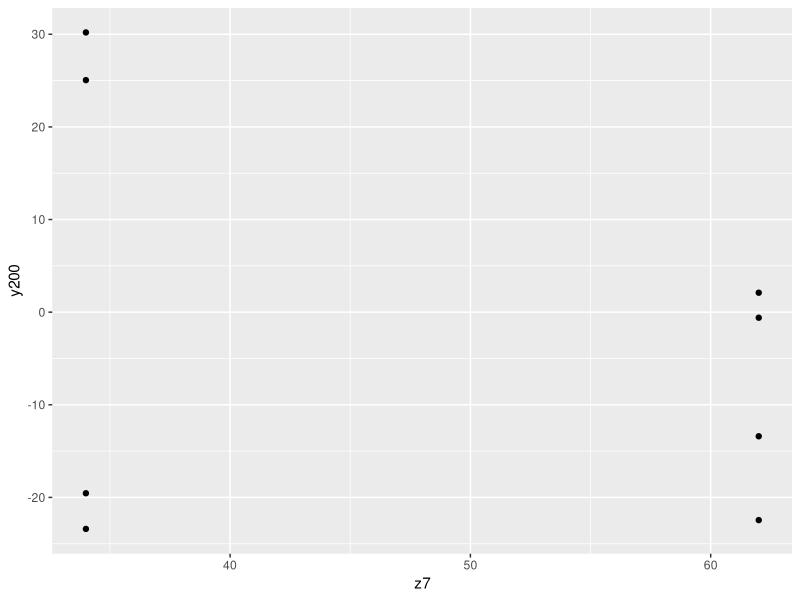
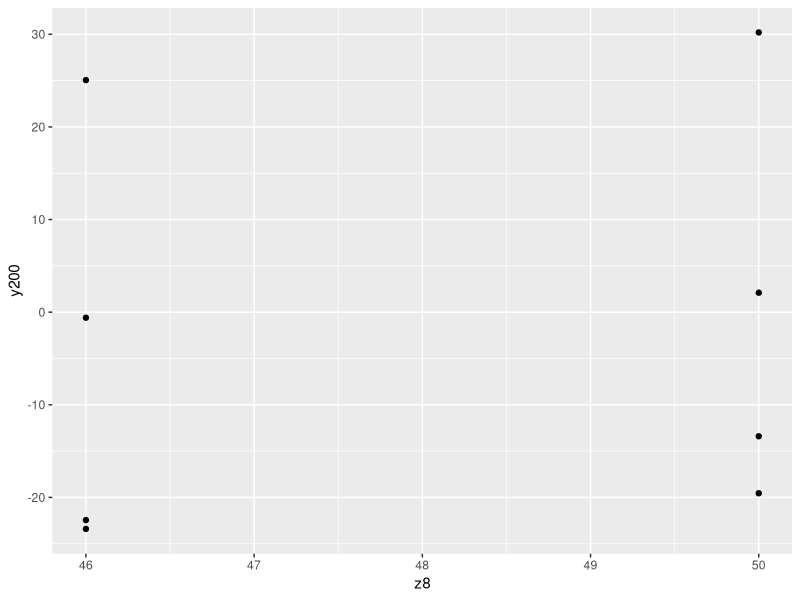
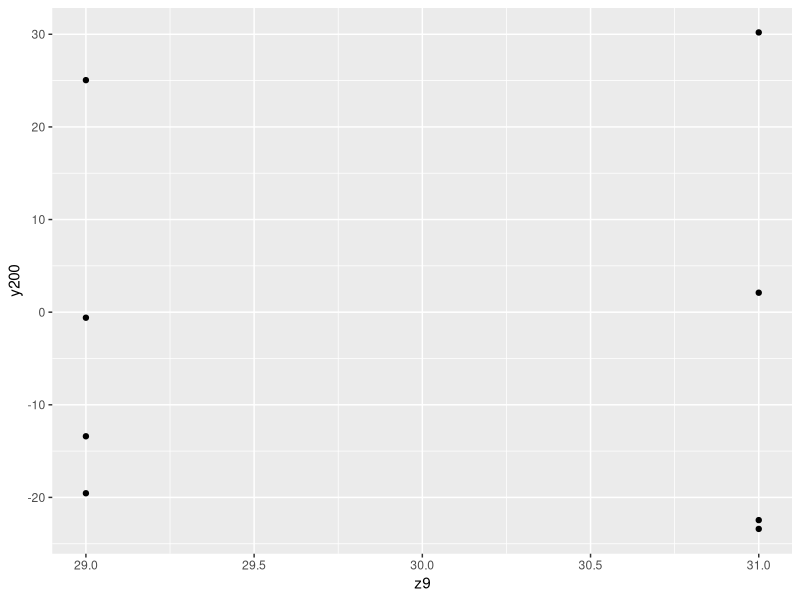
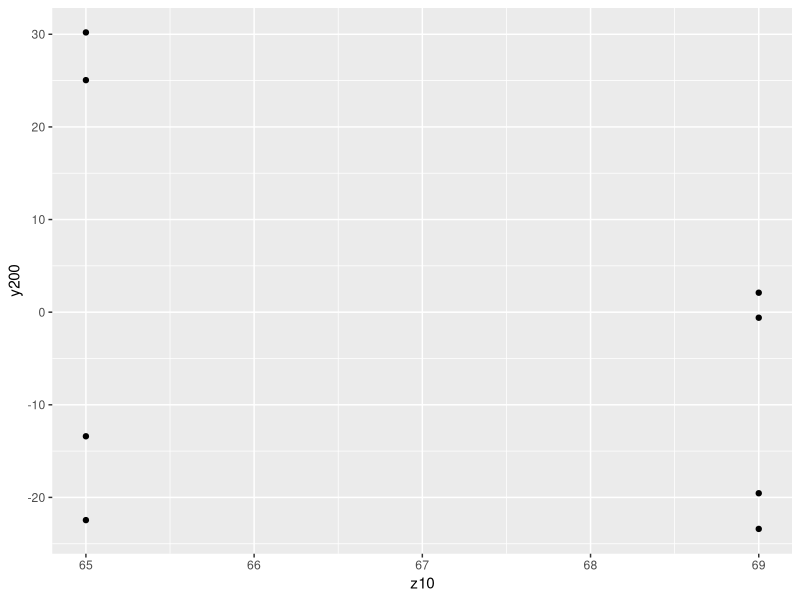
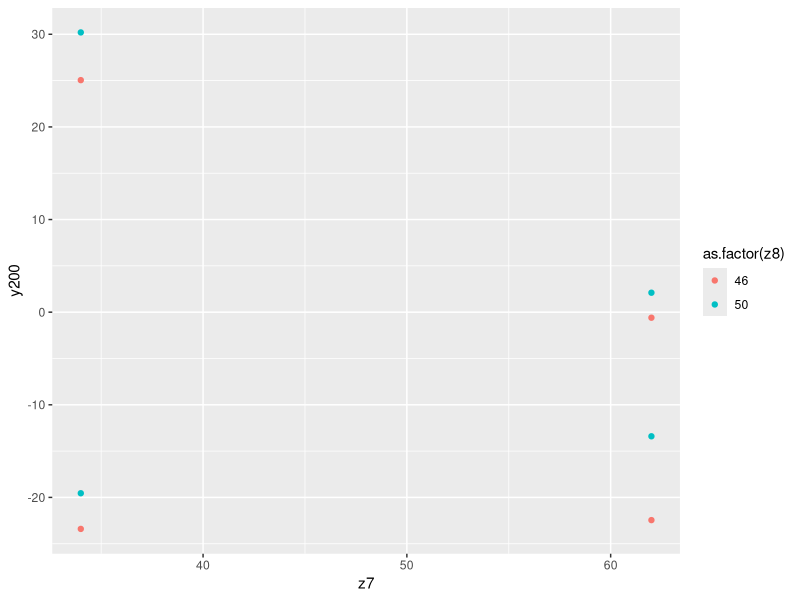
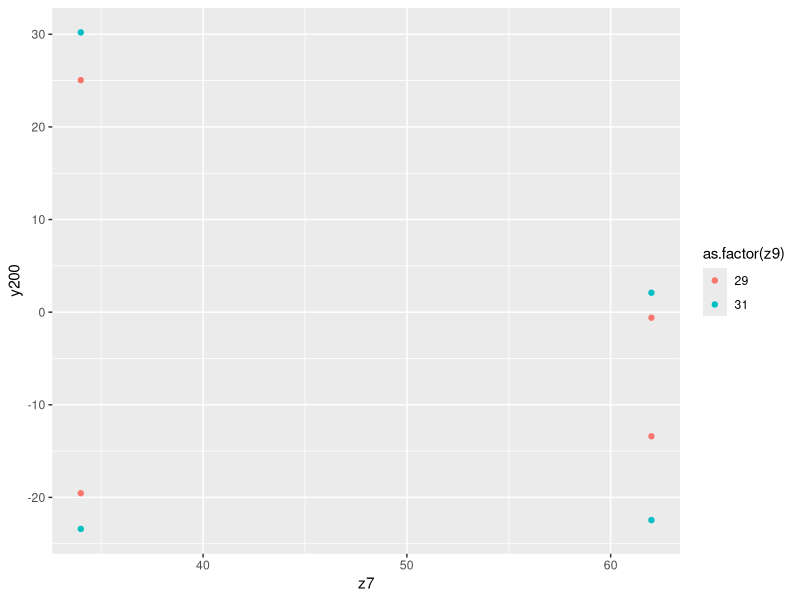
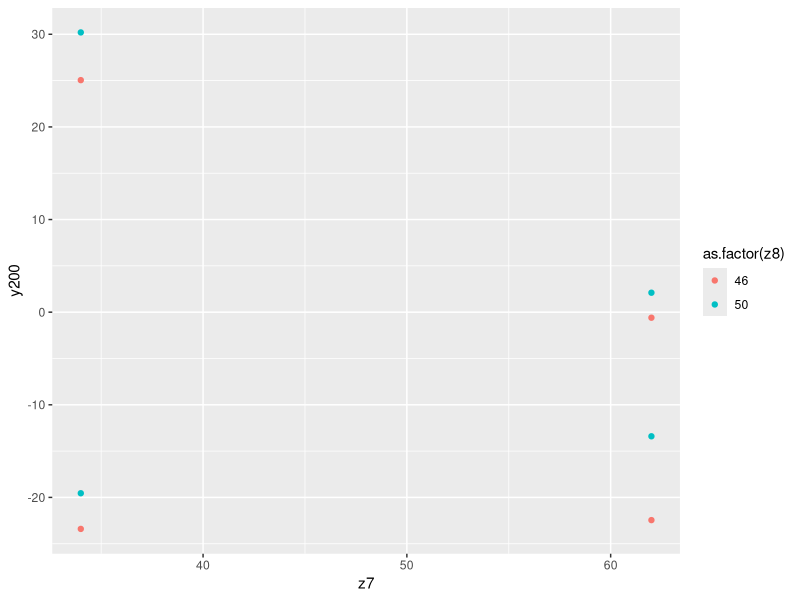
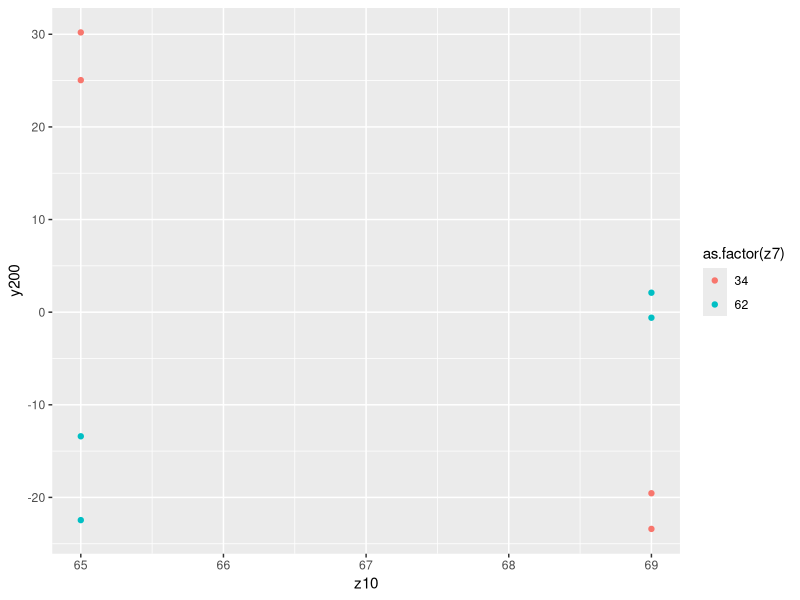

R code for these plots, in order:
library(ggplot2)

fact.df <- read.delim("half_factorial1.tsv")

fact.df

fact.model <- aov(y200 ~ as.factor(z7) + as.factor(z8) + as.factor(z9) + as.factor(z10), 
    data=fact.df)
summary(fact.model)

fact.model <- aov(y200 ~ as.factor(z7)*as.factor(z10) + as.factor(z8) * as.factor(z9), 
                  data=fact.df)
summary(fact.model)


ggplot(data=fact.df) + geom_point(aes(x=z7, y=y200))
ggplot(data=fact.df) + geom_point(aes(x=z8, y=y200))
ggplot(data=fact.df) + geom_point(aes(x=z9, y=y200))
ggplot(data=fact.df) + geom_point(aes(x=z10, y=y200))
ggplot(data=fact.df) + geom_point(aes(x=z7, y=y200, color=as.factor(z8)))
ggplot(data=fact.df) + geom_point(aes(x=z7, y=y200, color=as.factor(z9)))
ggplot(data=fact.df) + geom_point(aes(x=z7, y=y200, color=as.factor(z8)))
ggplot(data=fact.df) + geom_point(aes(x=z10, y=y200, color=as.factor(z7)))
ggplot(data=fact.df) + geom_point(aes(x=z8, y=y200, color=as.factor(z9)))

par(mfrow=c(2,3))

interaction.plot(fact.df$z7, fact.df$z8, fact.df$y200)
interaction.plot(fact.df$z7, fact.df$z9, fact.df$y200)
interaction.plot(fact.df$z7, fact.df$z10, fact.df$y200)
interaction.plot(fact.df$z8, fact.df$z9, fact.df$y200)
interaction.plot(fact.df$z8, fact.df$z10, fact.df$y200)
interaction.plot(fact.df$z9, fact.df$z10, fact.df$y200)

##################
## Expeirment 2:
## Only using z7 and z10, but using 3 levels for each 
## to estimate potential quadratic effects

experim.2 <- read.delim("z7-z10.tsv")
experim.2$z7.c <- experim.2$z7 - median(experim.2$z7)
experim.2$z10.c <- experim.2$z10 - median(experim.2$z10)
summary(experim.2)

ggplot(data=experim.2) + geom_point(aes(x=z7, y=y300, color=as.factor(z10)))

poly.model <- lm(y300 ~ poly(z7.c, z10.c, degree=2), 
                  data=experim.2)
summary(poly.model)

interact.model <- lm(y300 ~ z7.c*z10.c, data=experim.2)
summary(interact.model)
